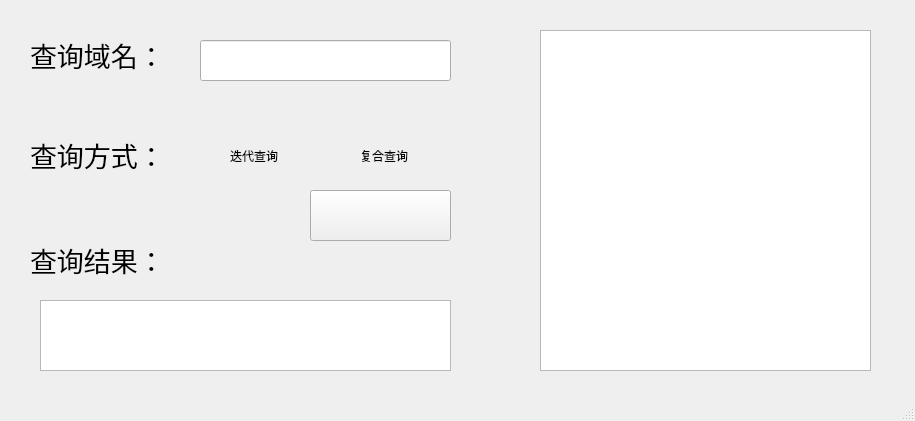
<?xml version="1.0" encoding="UTF-8"?>
<ui version="4.0">
 <class>MainWindow</class>
 <widget class="QMainWindow" name="MainWindow">
  <property name="geometry">
   <rect>
    <x>0</x>
    <y>0</y>
    <width>915</width>
    <height>421</height>
   </rect>
  </property>
  <property name="windowTitle">
   <string>MainWindow</string>
  </property>
  <property name="styleSheet">
   <string notr="true">background-image: url(:/2345_image_file_copy_11.jpg);</string>
  </property>
  <widget class="QWidget" name="centralWidget">
   <widget class="QLabel" name="label">
    <property name="geometry">
     <rect>
      <x>30</x>
      <y>30</y>
      <width>151</width>
      <height>51</height>
     </rect>
    </property>
    <property name="styleSheet">
     <string notr="true">background:transparent;
font: 9pt &quot;方正舒体&quot;;</string>
    </property>
    <property name="text">
     <string>&lt;html&gt;&lt;head/&gt;&lt;body&gt;&lt;p&gt;&lt;span style=&quot; font-size:20pt;&quot;&gt;查询域名：&lt;/span&gt;&lt;/p&gt;&lt;/body&gt;&lt;/html&gt;</string>
    </property>
   </widget>
   <widget class="QPushButton" name="pushButton">
    <property name="geometry">
     <rect>
      <x>310</x>
      <y>190</y>
      <width>141</width>
      <height>51</height>
     </rect>
    </property>
    <property name="styleSheet">
     <string notr="true">border-image: url(:/2345_image_file_copy_5_WPS图片.jpg);</string>
    </property>
    <property name="text">
     <string/>
    </property>
   </widget>
   <widget class="QLineEdit" name="lineEdit">
    <property name="geometry">
     <rect>
      <x>200</x>
      <y>40</y>
      <width>251</width>
      <height>41</height>
     </rect>
    </property>
    <property name="styleSheet">
     <string notr="true">border-image: url(:/2345_image_file_copy_12.jpg);</string>
    </property>
    <property name="inputMask">
     <string/>
    </property>
    <property name="maxLength">
     <number>255</number>
    </property>
   </widget>
   <widget class="QLabel" name="label_3">
    <property name="geometry">
     <rect>
      <x>30</x>
      <y>240</y>
      <width>151</width>
      <height>41</height>
     </rect>
    </property>
    <property name="styleSheet">
     <string notr="true">background:transparent;font: 9pt &quot;方正舒体&quot;;</string>
    </property>
    <property name="text">
     <string>&lt;html&gt;&lt;head/&gt;&lt;body&gt;&lt;p&gt;&lt;span style=&quot; font-size:20pt;&quot;&gt;查询结果：&lt;/span&gt;&lt;/p&gt;&lt;/body&gt;&lt;/html&gt;</string>
    </property>
   </widget>
   <widget class="QLabel" name="label_4">
    <property name="geometry">
     <rect>
      <x>30</x>
      <y>130</y>
      <width>151</width>
      <height>51</height>
     </rect>
    </property>
    <property name="styleSheet">
     <string notr="true">background:transparent;font: 9pt &quot;方正舒体&quot;;</string>
    </property>
    <property name="text">
     <string>&lt;html&gt;&lt;head/&gt;&lt;body&gt;&lt;p&gt;&lt;span style=&quot; font-size:20pt;&quot;&gt;查询方式：&lt;/span&gt;&lt;/p&gt;&lt;/body&gt;&lt;/html&gt;</string>
    </property>
   </widget>
   <widget class="QRadioButton" name="radioButton">
    <property name="geometry">
     <rect>
      <x>210</x>
      <y>130</y>
      <width>121</width>
      <height>51</height>
     </rect>
    </property>
    <property name="styleSheet">
     <string notr="true">background:transparent;font: 9pt &quot;隶书&quot;;</string>
    </property>
    <property name="text">
     <string>迭代查询</string>
    </property>
   </widget>
   <widget class="QRadioButton" name="radioButton_2">
    <property name="geometry">
     <rect>
      <x>340</x>
      <y>130</y>
      <width>111</width>
      <height>51</height>
     </rect>
    </property>
    <property name="styleSheet">
     <string notr="true">background:transparent;font: 9pt &quot;隶书&quot;;</string>
    </property>
    <property name="text">
     <string>复合查询</string>
    </property>
   </widget>
   <widget class="QTextEdit" name="textEdit">
    <property name="geometry">
     <rect>
      <x>40</x>
      <y>300</y>
      <width>411</width>
      <height>71</height>
     </rect>
    </property>
    <property name="styleSheet">
     <string notr="true">border-image: url(:/2345_image_file_copy_12.jpg);</string>
    </property>
   </widget>
   <widget class="QTextEdit" name="textEdit_2">
    <property name="geometry">
     <rect>
      <x>540</x>
      <y>30</y>
      <width>331</width>
      <height>341</height>
     </rect>
    </property>
    <property name="styleSheet">
     <string notr="true">border-image: url(:/2345_image_file_copy_12.jpg);</string>
    </property>
   </widget>
   <widget class="QLabel" name="label_2">
    <property name="geometry">
     <rect>
      <x>760</x>
      <y>60</y>
      <width>91</width>
      <height>91</height>
     </rect>
    </property>
    <property name="styleSheet">
     <string notr="true">border-image: url(:/2345_image_file_copy_7.jpg);</string>
    </property>
    <property name="text">
     <string/>
    </property>
   </widget>
  </widget>
  <widget class="QStatusBar" name="statusBar"/>
  <action name="actionAaaaa">
   <property name="text">
    <string>aaaaa</string>
   </property>
  </action>
 </widget>
 <layoutdefault spacing="6" margin="11"/>
 <resources/>
 <connections/>
</ui>
